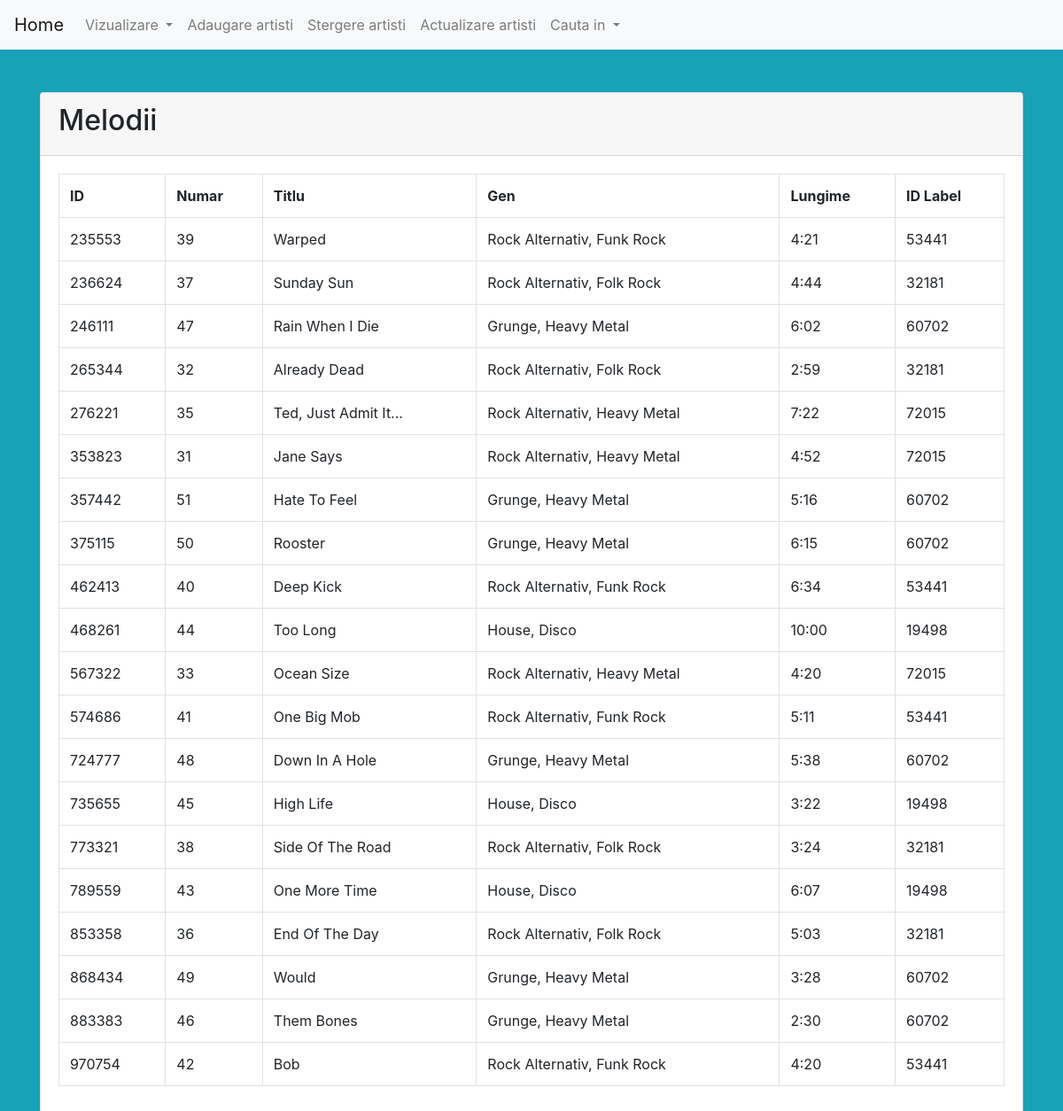
The page /mindex.php on the database its author committed.
### tables this page shows
CREATE TABLE `melodii` (
  `id_melodie` int(10) NOT NULL,
  `numar` int(11) NOT NULL,
  `titlu` varchar(50) NOT NULL,
  `gen` varchar(50) NOT NULL,
  `lungime` varchar(50) NOT NULL,
  `id_album` int(10) NOT NULL
);

### mindex.php (the view, shortened to what this page needs)
<?php
require 'mdb.php';
$sql = 'SELECT * FROM melodii';
$statement = $connection->prepare($sql);
$statement->execute();
$people = $statement->fetchAll(PDO::FETCH_OBJ);
 ?>
<?php require 'header.php'; ?>
<div class="container">
  <div class="card mt-5">
    <div class="card-header">
      <h2>Melodii</h2>
    </div>
    <div class="card-body">
      <table class="table table-bordered">
        <tr>
          <th>ID</th>
          <th>Numar</th>
          <th>Titlu</th>
		  <th>Gen</th>
		  <th>Lungime</th>
		  <th>ID Label</th>
        </tr>
        <?php foreach($people as $person): ?>
          <tr>
            <td><?= $person->id_melodie; ?></td>
            <td><?= $person->numar; ?></td>
            <td><?= $person->titlu; ?></td>
			<td><?= $person->gen; ?></td>
            <td><?= $person->lungime; ?></td>
			<td><?= $person->id_album; ?></td>
          </tr>
        <?php endforeach; ?>
      </table>
    </div>
  </div>
</div>
<?php require 'footer.php'; ?>

### rows shown on the page
melodii: id_melodie "235553", numar "39", titlu "Warped", gen "Rock Alternativ, Funk Rock", lungime "4:21", id_album "53441"
melodii: id_melodie "236624", numar "37", titlu "Sunday Sun", gen "Rock Alternativ, Folk Rock", lungime "4:44", id_album "32181"
melodii: id_melodie "246111", numar "47", titlu "Rain When I Die", gen "Grunge, Heavy Metal", lungime "6:02", id_album "60702"
melodii: id_melodie "265344", numar "32", titlu "Already Dead", gen "Rock Alternativ, Folk Rock", lungime "2:59", id_album "32181"
melodii: id_melodie "276221", numar "35", titlu "Ted, Just Admit It...", gen "Rock Alternativ, Heavy Metal", lungime "7:22", id_album "72015"
melodii: id_melodie "353823", numar "31", titlu "Jane Says", gen "Rock Alternativ, Heavy Metal", lungime "4:52", id_album "72015"
melodii: id_melodie "357442", numar "51", titlu "Hate To Feel", gen "Grunge, Heavy Metal", lungime "5:16", id_album "60702"
melodii: id_melodie "375115", numar "50", titlu "Rooster", gen "Grunge, Heavy Metal", lungime "6:15", id_album "60702"
melodii: id_melodie "462413", numar "40", titlu "Deep Kick", gen "Rock Alternativ, Funk Rock", lungime "6:34", id_album "53441"
melodii: id_melodie "468261", numar "44", titlu "Too Long", gen "House, Disco", lungime "10:00", id_album "19498"
melodii: id_melodie "567322", numar "33", titlu "Ocean Size", gen "Rock Alternativ, Heavy Metal", lungime "4:20", id_album "72015"
melodii: id_melodie "574686", numar "41", titlu "One Big Mob", gen "Rock Alternativ, Funk Rock", lungime "5:11", id_album "53441"
melodii: id_melodie "724777", numar "48", titlu "Down In A Hole", gen "Grunge, Heavy Metal", lungime "5:38", id_album "60702"
melodii: id_melodie "735655", numar "45", titlu "High Life", gen "House, Disco", lungime "3:22", id_album "19498"
melodii: id_melodie "773321", numar "38", titlu "Side Of The Road", gen "Rock Alternativ, Folk Rock", lungime "3:24", id_album "32181"
melodii: id_melodie "789559", numar "43", titlu "One More Time", gen "House, Disco", lungime "6:07", id_album "19498"
melodii: id_melodie "853358", numar "36", titlu "End Of The Day", gen "Rock Alternativ, Folk Rock", lungime "5:03", id_album "32181"
melodii: id_melodie "868434", numar "49", titlu "Would", gen "Grunge, Heavy Metal", lungime "3:28", id_album "60702"
melodii: id_melodie "883383", numar "46", titlu "Them Bones", gen "Grunge, Heavy Metal", lungime "2:30", id_album "60702"
melodii: id_melodie "970754", numar "42", titlu "Bob", gen "Rock Alternativ, Funk Rock", lungime "4:20", id_album "53441"
